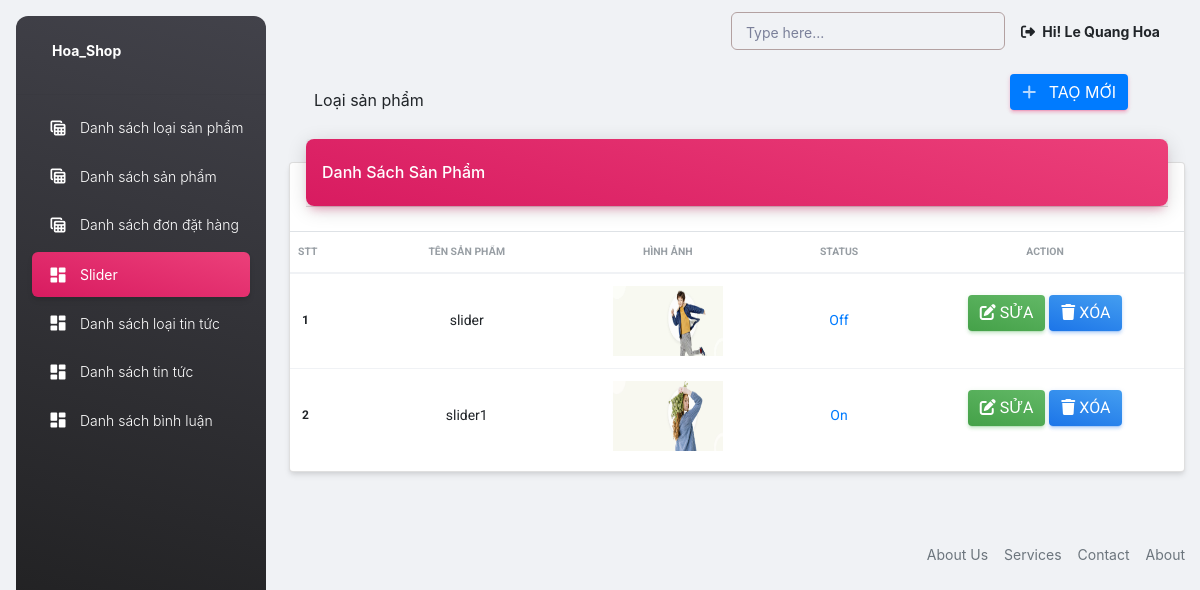
/admin/slider.php (signed in), run on the app's committed database.
### tables this page shows
CREATE TABLE `tbl_slider` (
  `id` int(11) UNSIGNED NOT NULL,
  `sliderName` varchar(255) NOT NULL,
  `sliderImage` varchar(255) NOT NULL,
  `type` tinyint(4) NOT NULL
);

### lib/database.php (called while the page is built, shortened)
<?php
class Database extends PDO
{
  public $host = DB_HOST;
  public $user = DB_USER;
  public $pass = DB_PASS;
  public $dbname = DB_NAME;
  public $link;
  private function connectDB()
  {
    $this->link = new mysqli(
      $this->host,
      $this->user,
      $this->pass,
      $this->dbname
    );
  }
  public function select($query)
  {
    $result = $this->link->query($query) or
      die($this->link->error . __LINE__);
    if ($result->num_rows > 0) {
      return $result;
    } else {
      return false;
    }
  }
}

### classes/category.php (called while the page is built, shortened)
<?php
$filepath = realpath(dirname(__FILE__));
include_once ($filepath . '/../lib/database.php');
?>
<?php
class category
{
	private $db;
	public function __construct()
	{
		$this->db = new Database();
	}
	public function show_slider_list()
	{
		$query = "SELECT * FROM tbl_slider order by id desc";
		$result = $this->db->select($query);
		return $result;
	}
}

### admin/slider.php (the view, shortened to what this page needs)
<?php
include 'includes/header.php';
include '../classes/category.php';
?>
<?php
$cat = new category();
?>
<nav class="navbar navbar-main navbar-expand-lg px-0 mx-4 shadow-none border-radius-xl" id="navbarBlur"
    data-scroll="true">
    <div class="container-fluid py-1 px-3">
        <div class="page-title-heading">
            <div>
                Loại sản phẩm
            </div>
        </div>
        <div class="collapse navbar-collapse mt-sm-0 mt-2 me-md-0 me-sm-4" id="navbar">
            <div class="ms-md-auto pe-md-3 d-flex align-items-center">
                <div class="page-title-actions">
                    <a href="slider-create.php" class="btn-shadow btn-hover-shine mr-3 btn btn-primary">
                        <span class="btn-icon-wrapper pr-2 opacity-7">
                            <i class="fa fa-plus fa-w-20"></i>
                        </span>
                        Taọ mới
                    </a>
                </div>
            </div>
        </div>
    </div>
</nav>
<div class="col-12">
    <div class="card my-4">
        <div class="card-header p-0 position-relative mt-n4 mx-3 z-index-2">
            <div class="bg-gradient-primary shadow-primary border-radius-lg pt-4 pb-3">
                <h6 class="text-white text-capitalize ps-3">Danh sách sản phẩm</h6>
            </div>
        </div>
        <div class="card-body px-0 pb-2">
            <div class="table-responsive p-0">
                <table class="table align-items-center mb-0">
                    <thead>
                        <tr>
                            <th class="text-uppercase text-secondary text-xxs font-weight-bolder opacity-7 ps-2">
                                STT</th>
                            <th class="text-center text-uppercase text-secondary text-xxs font-weight-bolder opacity-7">
                                Tên sản phẩm</th>
                            <th class="text-center text-uppercase text-secondary text-xxs font-weight-bolder opacity-7">
                                Hình ảnh</th>
                            <th class="text-center text-uppercase text-secondary text-xxs font-weight-bolder opacity-7">
                                Status</th>
                            <th class="text-center text-uppercase text-secondary text-xxs font-weight-bolder opacity-7">
                                Action</th>
                        </tr>
                    </thead>
                    <tbody>
                        <?php $show_pd = $cat->show_slider_list();
                        $i = 0;
                        if ($show_pd && $show_pd->num_rows > 0) {
                            while ($result = $show_pd->fetch_assoc()) {
                                $i++;
                                ?>
                                <tr>
                                    <td>
                                        <p class="text-xs font-weight-bold mb-0"><?php echo $i; ?></p>
                                    </td>
                                    <td class="align-middle text-center text-sm"><?php echo $result['sliderName']; ?>
                                    </td>
                                    <td class="align-middle text-center text-sm">
                                        <img style="height:70px; width:110px;" src="../uploads/<?= $result['sliderImage']; ?>"
                                            alt="<?php echo $result['sliderImage']; ?>">
                                    </td>
                                    <td class="align-middle text-center text-sm">
                                        <?php if ($result['type'] == 1) {
                                            ?>
                                            <a href="?id=<?= $result['id'] ?> &type=0">On</a>
                                            <?php
                                        } else { ?>
                                            <a href="?id=<?= $result['id'] ?> &type=1">Off</a>
                                            <?php
                                        }
                                        ?>
                                    </td>
                                    <td class="align-middle text-center">
                                        <a href="slider-edit.php?id=<?php echo $result['id']; ?>"
                                            class="btn bg-gradient-success" data-toggle="tooltip"
                                            data-original-title="Edit user"><i class="fas fa-edit me-1"></i>Sửa</a>
                                        <a onclick="return confirm('Bạn thực sự muốn xóa?')" class="btn bg-gradient-info"
                                            href="?delId=<?php echo $result['id']; ?>"><i class="fas fa-trash me-1"></i>Xóa</a>
                                    </td>
                                </tr>
                                <?php
                            }
                        } else {
                            echo "<tr><td colspan='5'>Không có sản phẩm hoặc có lỗi xảy ra trong quá trình truy xuất dữ liệu</td></tr>";
                        }
                        ?>
                    </tbody>
                </table>
            </div>
        </div>
    </div>
</div>
<?php include 'includes/footer.php' ?>

### data on the page
tbl_slider: sliderName "slider", sliderImage (picture)
tbl_slider: sliderName "slider1", sliderImage (picture)

### other printed values
Session::get('adminName') "Le Quang Hoa"
